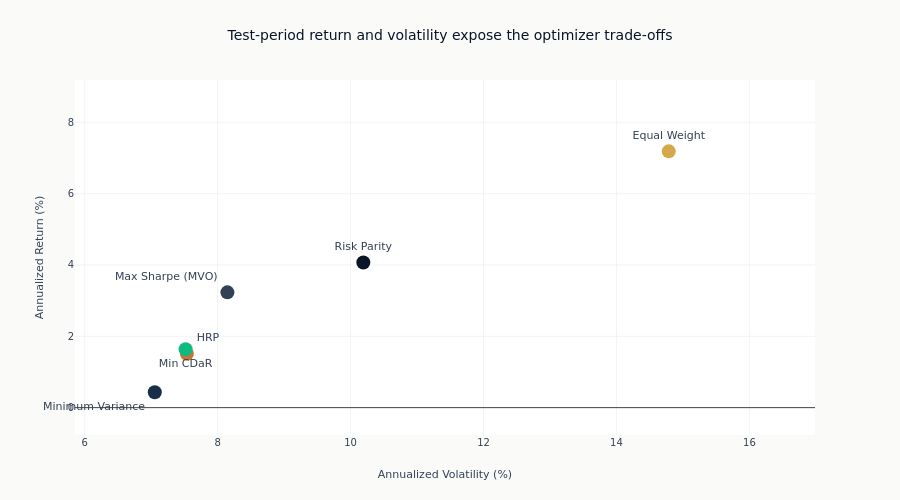

Notebook cell for this chart:
### Code cell
fig = go.Figure()
text_positions = {
    "Max Sharpe (MVO)": "top left",
    "Minimum Variance": "bottom left",
    "Risk Parity": "top center",
    "HRP": "top right",
    "Min CDaR": "bottom center",
    "Equal Weight": "top center",
}
for row in rr_df.iter_rows(named=True):
    name = row["name"]
    fig.add_scatter(
        x=[row["volatility"]],
        y=[row["return"]],
        text=[name],
        mode="markers+text",
        textposition=text_positions[name],
        cliponaxis=False,
        marker=dict(size=14, color=method_colors[name]),
        name=name,
        showlegend=False,
    )

x_min, x_max = rr_df["volatility"].min(), rr_df["volatility"].max()
y_min, y_max = rr_df["return"].min(), rr_df["return"].max()
fig.update_layout(
    title="Test-period return and volatility expose the optimizer trade-offs",
    xaxis_title="Annualized Volatility (%)",
    yaxis_title="Annualized Return (%)",
    height=500,
    xaxis_range=[x_min - 1.2, x_max + 2.2],
    yaxis_range=[y_min - 1.2, y_max + 2.0],
    margin=dict(l=75, r=85, t=80, b=65),
)

fig.show()

### Figure 1 — Plotly figure (JSON) as saved in the notebook; plotly's stock layout.template omitted (floating-point values rounded to 4 significant figures)
{"data": [{"cliponaxis": false, "marker": {"color": "#334155", "size": 14}, "mode": "markers+text", "name": "Max Sharpe (MVO)", "showlegend": false, "text": ["Max Sharpe (MVO)"], "textposition": "top left", "type": "scatter", "x": [8.148], "y": [3.233]}, {"cliponaxis": false, "marker": {"color": "#1a2d4a", "size": 14}, "mode": "markers+text", "name": "Minimum Variance", "showlegend": false, "text": ["Minimum Variance"], "textposition": "bottom left", "type": "scatter", "x": [7.055], "y": [0.4326]}, {"cliponaxis": false, "marker": {"color": "#0a1628", "size": 14}, "mode": "markers+text", "name": "Risk Parity", "showlegend": false, "text": ["Risk Parity"], "textposition": "top center", "type": "scatter", "x": [10.19], "y": [4.069]}, {"cliponaxis": false, "marker": {"color": "#C87533", "size": 14}, "mode": "markers+text", "name": "HRP", "showlegend": false, "text": ["HRP"], "textposition": "top right", "type": "scatter", "x": [7.538], "y": [1.509]}, {"cliponaxis": false, "marker": {"color": "#10b981", "size": 14}, "mode": "markers+text", "name": "Min CDaR", "showlegend": false, "text": ["Min CDaR"], "textposition": "bottom center", "type": "scatter", "x": [7.519], "y": [1.638]}, {"cliponaxis": false, "marker": {"color": "#D4A84B", "size": 14}, "mode": "markers+text", "name": "Equal Weight", "showlegend": false, "text": ["Equal Weight"], "textposition": "top center", "type": "scatter", "x": [14.79], "y": [7.186]}], "layout": {"height": 500, "margin": {"b": 65, "l": 75, "r": 85, "t": 80}, "title": {"text": "Test-period return and volatility expose the optimizer trade-offs"}, "xaxis": {"range": [5.855, 16.99], "title": {"text": "Annualized Volatility (%)"}}, "yaxis": {"range": [-0.7674, 9.186], "title": {"text": "Annualized Return (%)"}}}}
